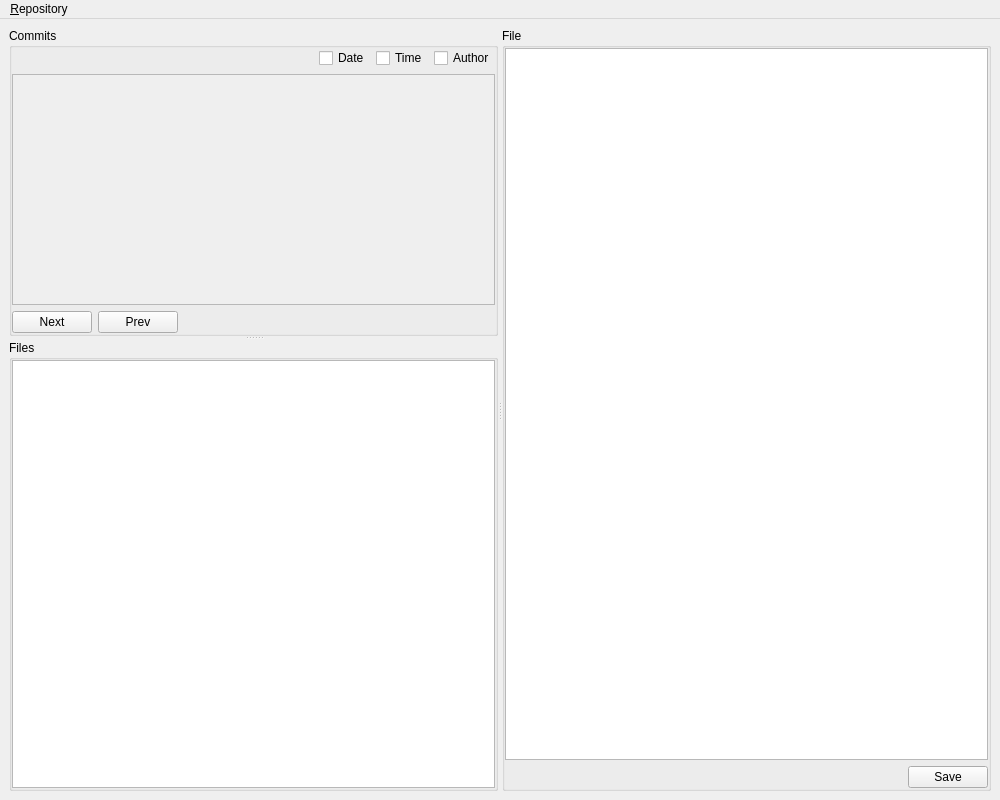
<?xml version="1.0" encoding="UTF-8"?>
<ui version="4.0">
 <class>MainWindow</class>
 <widget class="QMainWindow" name="MainWindow">
  <property name="geometry">
   <rect>
    <x>0</x>
    <y>0</y>
    <width>1000</width>
    <height>800</height>
   </rect>
  </property>
  <property name="windowTitle">
   <string>git show</string>
  </property>
  <widget class="QWidget" name="centralwidget">
   <layout class="QVBoxLayout" name="verticalLayout_5">
    <item>
     <widget class="QSplitter" name="horizontalSplitter">
      <property name="orientation">
       <enum>Qt::Horizontal</enum>
      </property>
      <widget class="QSplitter" name="verticalSplitter">
       <property name="orientation">
        <enum>Qt::Vertical</enum>
       </property>
       <widget class="QGroupBox" name="groupBox">
        <property name="title">
         <string>Commits</string>
        </property>
        <layout class="QVBoxLayout" name="verticalLayout">
         <property name="leftMargin">
          <number>0</number>
         </property>
         <property name="topMargin">
          <number>0</number>
         </property>
         <property name="rightMargin">
          <number>0</number>
         </property>
         <property name="bottomMargin">
          <number>0</number>
         </property>
         <item>
          <layout class="QHBoxLayout" name="horizontalLayout_4">
           <item>
            <spacer name="horizontalSpacer_3">
             <property name="orientation">
              <enum>Qt::Horizontal</enum>
             </property>
             <property name="sizeHint" stdset="0">
              <size>
               <width>40</width>
               <height>20</height>
              </size>
             </property>
            </spacer>
           </item>
           <item>
            <widget class="QCheckBox" name="showDate">
             <property name="text">
              <string>Date</string>
             </property>
            </widget>
           </item>
           <item>
            <widget class="QCheckBox" name="showTime">
             <property name="text">
              <string>Time</string>
             </property>
            </widget>
           </item>
           <item>
            <widget class="QCheckBox" name="showAuthor">
             <property name="text">
              <string>Author</string>
             </property>
            </widget>
           </item>
          </layout>
         </item>
         <item>
          <widget class="QScrollArea" name="commits">
           <property name="widgetResizable">
            <bool>true</bool>
           </property>
           <widget class="QWidget" name="scrollAreaWidgetContents">
            <property name="geometry">
             <rect>
              <x>0</x>
              <y>0</y>
              <width>482</width>
              <height>239</height>
             </rect>
            </property>
           </widget>
          </widget>
         </item>
         <item>
          <layout class="QHBoxLayout" name="horizontalLayout">
           <item>
            <widget class="QPushButton" name="nextCommit">
             <property name="text">
              <string>Next</string>
             </property>
            </widget>
           </item>
           <item>
            <widget class="QPushButton" name="prevCommit">
             <property name="text">
              <string>Prev</string>
             </property>
            </widget>
           </item>
           <item>
            <spacer name="horizontalSpacer_2">
             <property name="orientation">
              <enum>Qt::Horizontal</enum>
             </property>
             <property name="sizeHint" stdset="0">
              <size>
               <width>40</width>
               <height>20</height>
              </size>
             </property>
            </spacer>
           </item>
          </layout>
         </item>
        </layout>
       </widget>
       <widget class="QGroupBox" name="groupBox_2">
        <property name="title">
         <string>Files</string>
        </property>
        <layout class="QVBoxLayout" name="verticalLayout_2">
         <property name="leftMargin">
          <number>0</number>
         </property>
         <property name="topMargin">
          <number>0</number>
         </property>
         <property name="rightMargin">
          <number>0</number>
         </property>
         <property name="bottomMargin">
          <number>0</number>
         </property>
         <item>
          <widget class="QListView" name="files">
           <property name="font">
            <font>
             <family>Liberation Mono</family>
            </font>
           </property>
          </widget>
         </item>
        </layout>
       </widget>
      </widget>
      <widget class="QGroupBox" name="fileGroup">
       <property name="title">
        <string>File</string>
       </property>
       <layout class="QVBoxLayout" name="verticalLayout_4">
        <property name="leftMargin">
         <number>0</number>
        </property>
        <property name="topMargin">
         <number>0</number>
        </property>
        <property name="rightMargin">
         <number>0</number>
        </property>
        <property name="bottomMargin">
         <number>0</number>
        </property>
        <item>
         <widget class="QPlainTextEdit" name="file">
          <property name="font">
           <font>
            <family>Liberation Mono</family>
           </font>
          </property>
         </widget>
        </item>
        <item>
         <layout class="QHBoxLayout" name="horizontalLayout_3">
          <item>
           <spacer name="horizontalSpacer">
            <property name="orientation">
             <enum>Qt::Horizontal</enum>
            </property>
            <property name="sizeHint" stdset="0">
             <size>
              <width>40</width>
              <height>20</height>
             </size>
            </property>
           </spacer>
          </item>
          <item>
           <widget class="QPushButton" name="save">
            <property name="text">
             <string>Save</string>
            </property>
           </widget>
          </item>
         </layout>
        </item>
       </layout>
      </widget>
     </widget>
    </item>
   </layout>
  </widget>
  <widget class="QMenuBar" name="menubar">
   <property name="geometry">
    <rect>
     <x>0</x>
     <y>0</y>
     <width>1000</width>
     <height>25</height>
    </rect>
   </property>
   <widget class="QMenu" name="menuFile">
    <property name="title">
     <string>&amp;Repository</string>
    </property>
    <addaction name="openRepository"/>
   </widget>
   <addaction name="menuFile"/>
  </widget>
  <action name="openRepository">
   <property name="text">
    <string>&amp;Open</string>
   </property>
   <property name="shortcut">
    <string>Ctrl+O</string>
   </property>
  </action>
 </widget>
 <resources/>
 <connections/>
</ui>
